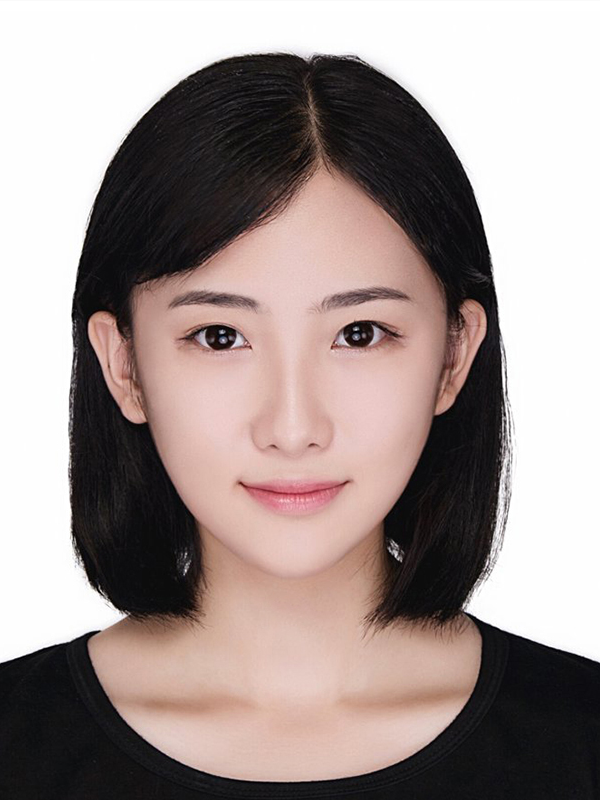
#> input picture tuan02/img/10.png, 600 x 800 px; its folder holds only this picture in this run
$ python bai01.py
#> lines starting #> are read from the running program, lines starting #| are printed output that depends on the picture
import numpy as np
import cv2
import os


def box_blur_filter(path, filename):
#> called with path = '../img/10.png', filename = '10.png'
    img_src = cv2.imread(path, 0)
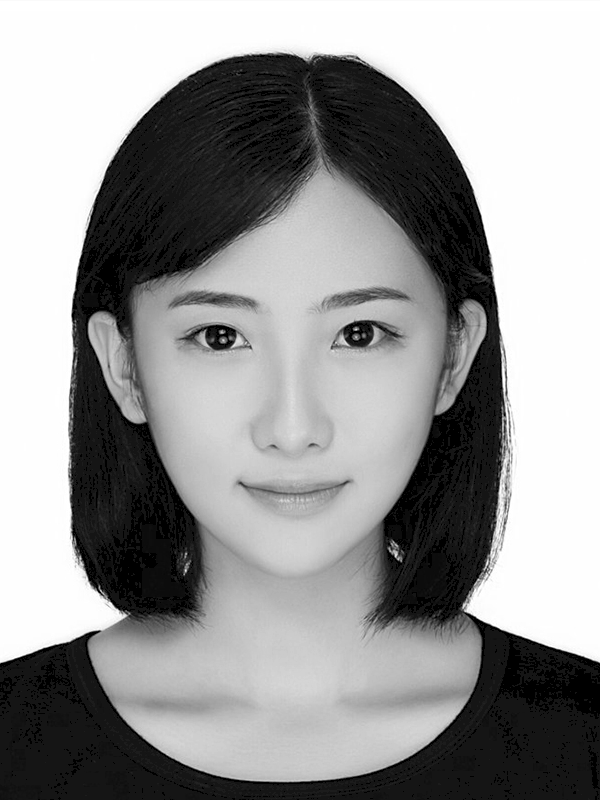
#> img_src: shape (800, 600); min 0, max 255, mean 151
    # prepare the 3x3 shaped filter
    kernel = np.array([[1, 1, 1],
                       [1, 1, 1],
                       [1, 1, 1]])

    # average filter
    kernel = kernel / sum(kernel)
    # filter the source image
    img_rst = cv2.filter2D(img_src, -1, kernel)
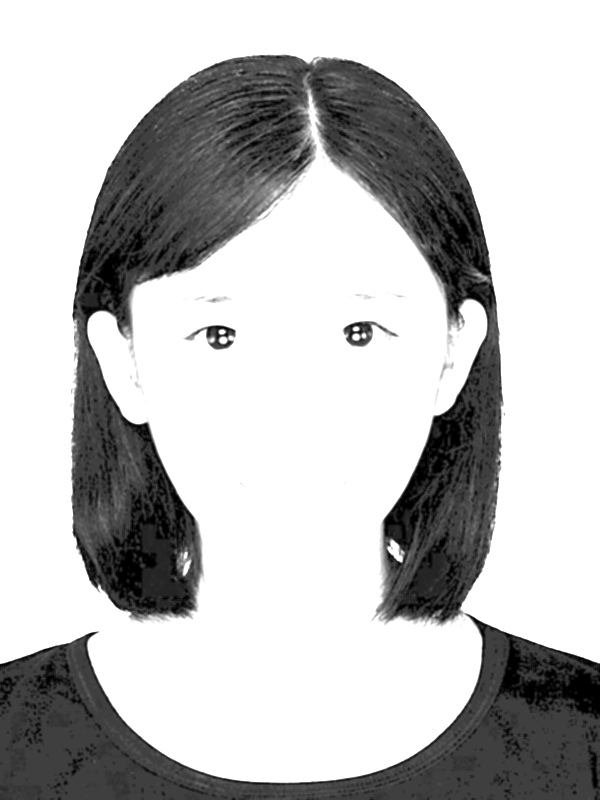
#> img_rst: shape (800, 600); min 0, max 255, mean 191.7
    # save result image
    output_filename = 'save_output/' + filename
    print(output_filename)
    cv2.imwrite(output_filename, img_rst)
    title_origin = "Original image box blur" + path
    title_result = "Result image box blur" + path
    cv2.imshow(title_origin, img_src)
    cv2.imshow(title_result, img_rst)
    cv2.waitKey(0)
    cv2.destroyAllWindows();

def gaussian_filter(path, filename):
#> called with path = '../img/10.png', filename = '10.png'
    img_src = cv2.imread(path, 0)
    # prepare the 3x3 shaped filter
    gaussian = (1.0 / 16) * np.array([[1, 2, 1],
                                      [2, 4, 2],
                                      [1, 2, 1]])

    kernel = gaussian
    # filter the source image
    img_rst = cv2.filter2D(img_src, -1, kernel)
    # save result image
    output_filename = 'save_output2/' + filename
    print(output_filename)
    cv2.imwrite(output_filename, img_rst)
    title_origin = "Original image gaussian " + path
    title_result = "Result image gaussian" + path
    cv2.imshow(title_origin, img_src)
    cv2.imshow(title_result, img_rst)
    cv2.waitKey(0)
    cv2.destroyAllWindows();


if __name__ == '__main__':
    folder = "../img"
    # all file image
    images = os.listdir(folder)
    print(images[0])
    for i in range(0, len(images)):
        images_path = folder + "/" + images[i]
        box_blur_filter(images_path, images[i])
        gaussian_filter(images_path, images[i])

$ run again, on tuan02/img/8.png
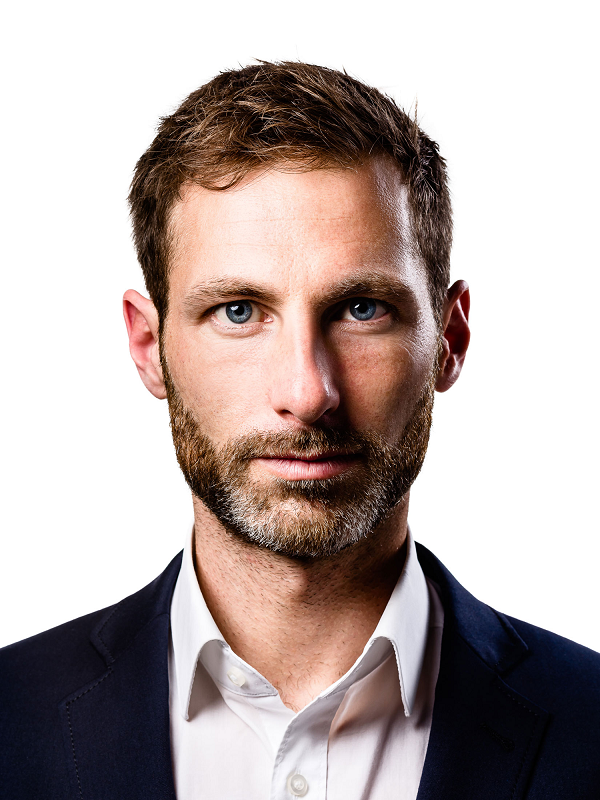
#> input picture tuan02/img/8.png, 600 x 800 px
#> in box_blur_filter, `img_src = cv2.imread(path, 0)`:
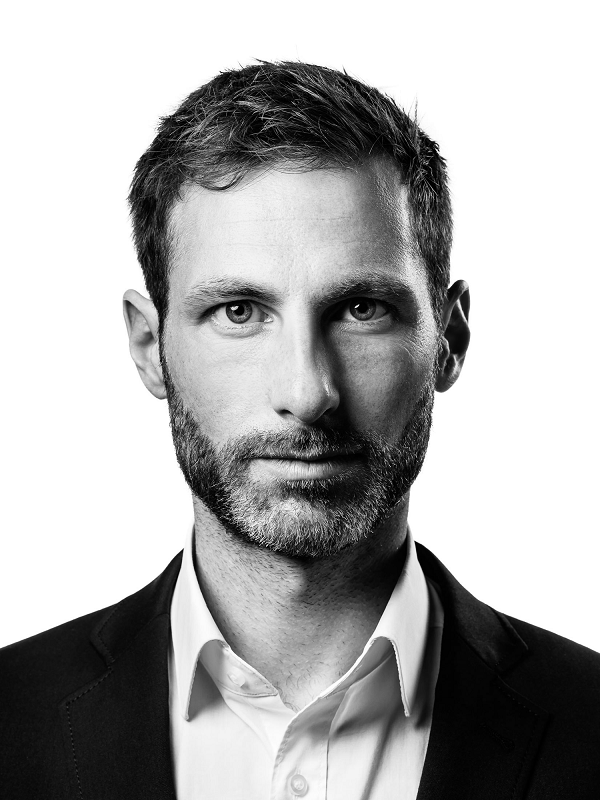
#> img_src: shape (800, 600); min 0, max 255, mean 172.4
#> in box_blur_filter, `img_rst = cv2.filter2D(img_src, -1, kernel)`:
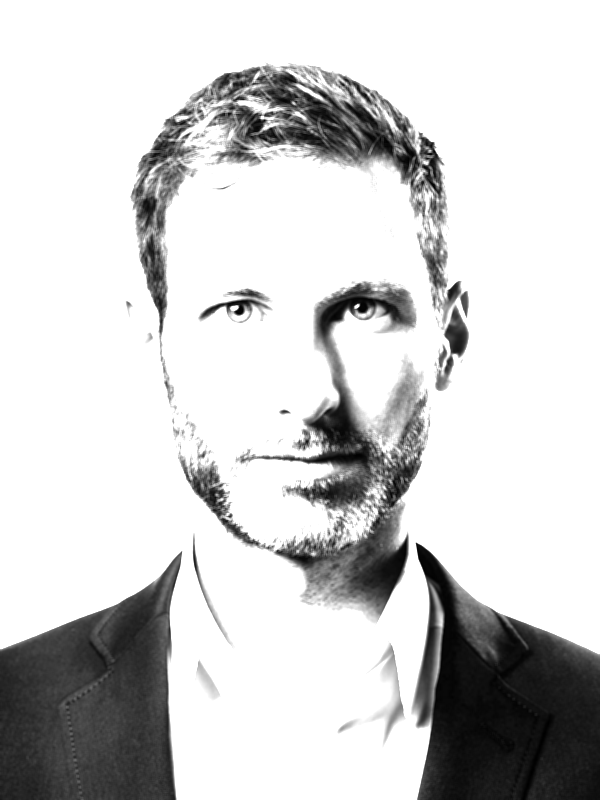
#> img_rst: shape (800, 600); min 0, max 255, mean 208.9

$ run again, on tuan02/img/KthYa.png
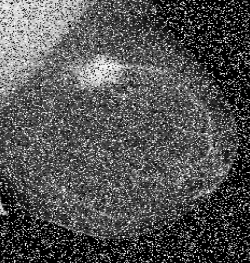
#> input picture tuan02/img/KthYa.png, 250 x 263 px
#> in box_blur_filter, `img_rst = cv2.filter2D(img_src, -1, kernel)`:
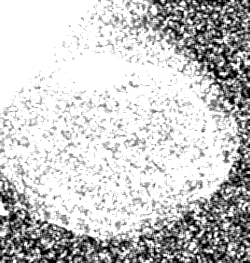
#> img_rst: shape (263, 250); min 0, max 255, mean 199.7
#> in gaussian_filter, `img_rst = cv2.filter2D(img_src, -1, kernel)`:
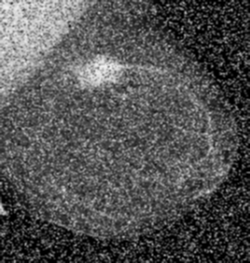
#> img_rst: shape (263, 250); min 0, max 242, mean 82.4

$ run again, on tuan02/img/knee_bone.png
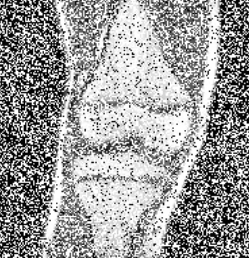
#> input picture tuan02/img/knee_bone.png, 249 x 258 px
#> in box_blur_filter, `img_rst = cv2.filter2D(img_src, -1, kernel)`:
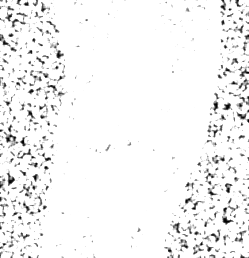
#> img_rst: shape (258, 249); min 0, max 255, mean 243.5
#> in gaussian_filter, `img_rst = cv2.filter2D(img_src, -1, kernel)`:
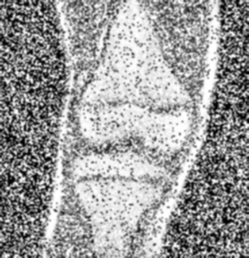
#> img_rst: shape (258, 249); min 0, max 255, mean 155.4

$ run again, on tuan02/img/11.png
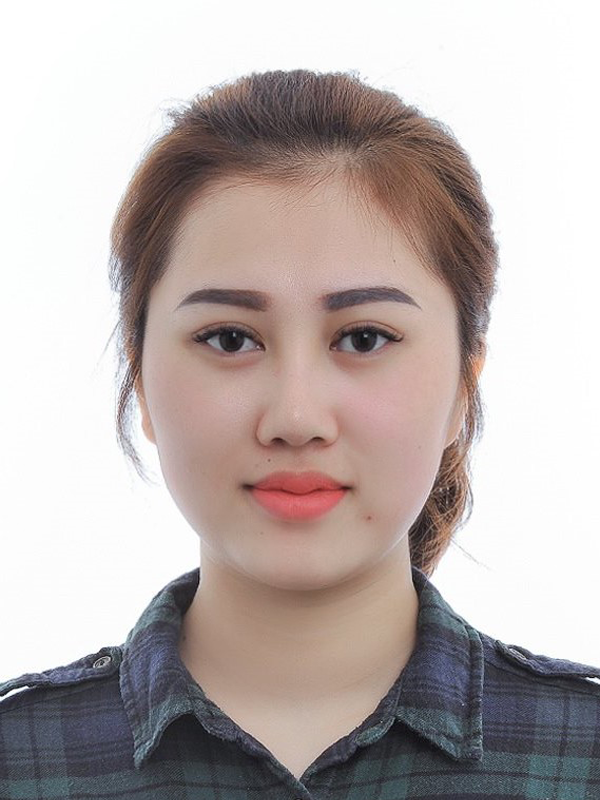
#> input picture tuan02/img/11.png, 600 x 800 px
#> in box_blur_filter, `img_src = cv2.imread(path, 0)`:
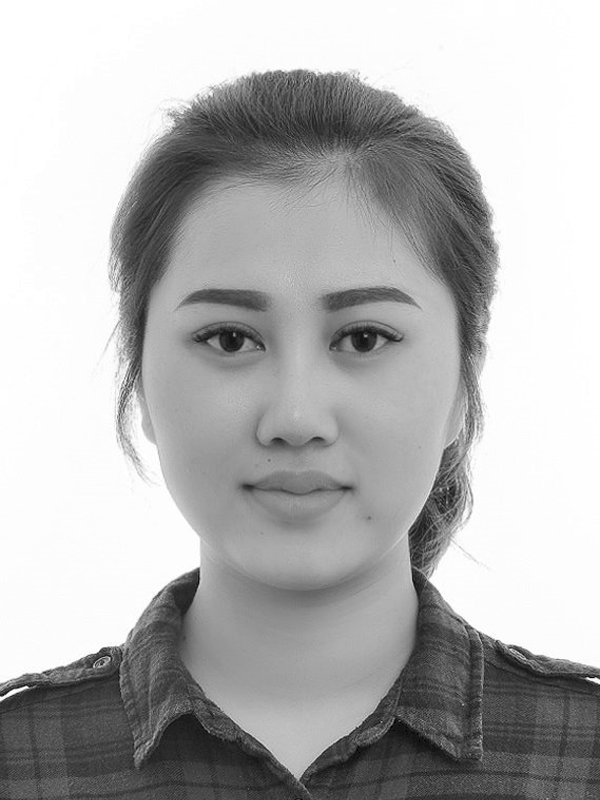
#> img_src: shape (800, 600); min 0, max 255, mean 179.4
#> in box_blur_filter, `img_rst = cv2.filter2D(img_src, -1, kernel)`:
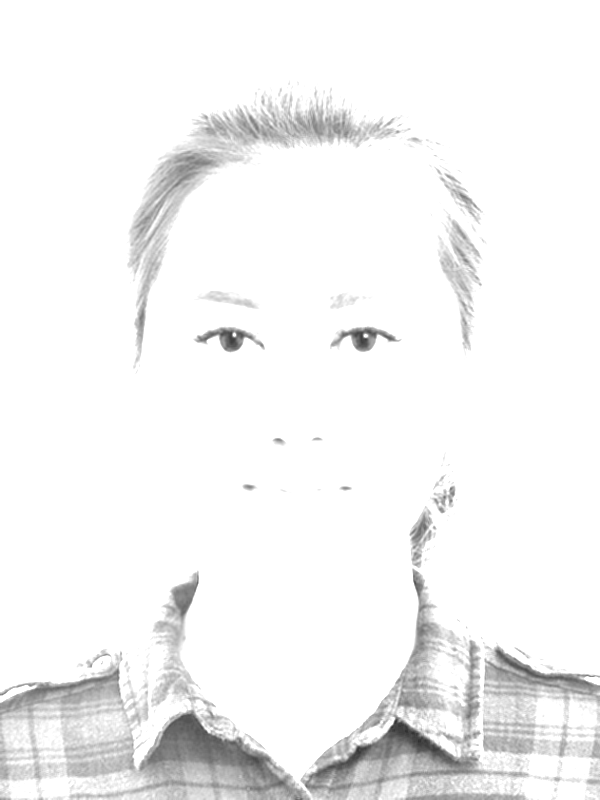
#> img_rst: shape (800, 600); min 49, max 255, mean 244.4
